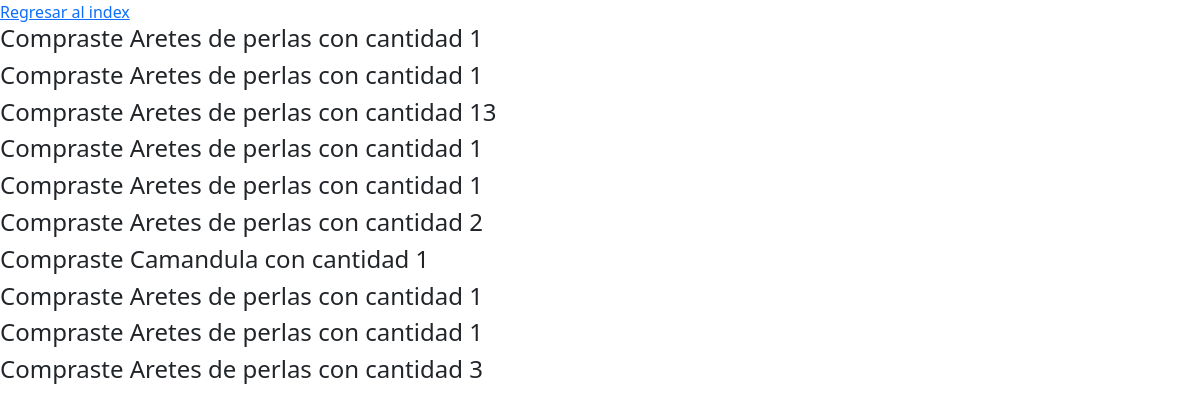
Before: /transaction (signed in) with the older database file.
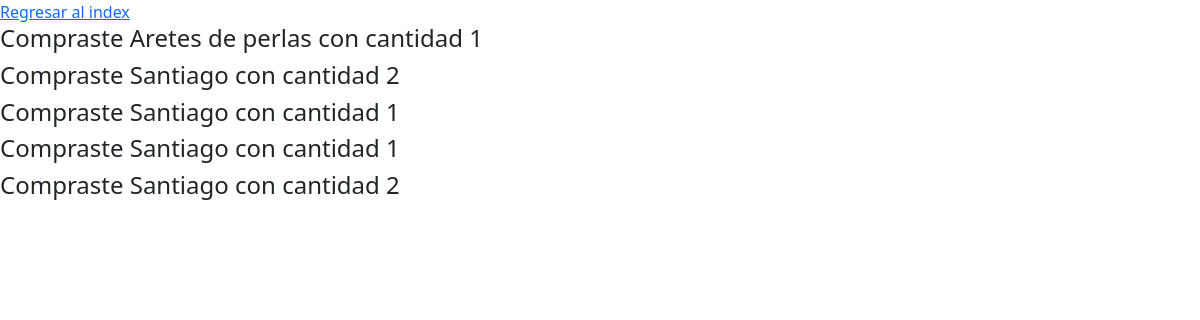
After: the same page with the newer database file.
### tables this page shows
CREATE TABLE Bill (
        Id INTEGER PRIMARY KEY AUTOINCREMENT,
        User TEXT, Item INT, Quantity INT, Reference TEXT, Total REAL,
        FOREIGN KEY(User) REFERENCES User(Name),
        FOREIGN KEY(Item) REFERENCES Item(Id)
        );

CREATE TABLE Item (Id INTEGER PRIMARY KEY AUTOINCREMENT, Name TEXT, Quantity INT, Price REAL, Sold INT, Description TEXT, URL TEXT);

### app.py (the view)
@app.route('/transaction', methods = ['POST', 'GET'])
def transaction():
    if 'user' in session:
        user = session['user']
        data = c.productsBought(user)
        return render_template('transaction.html', data = data)
    return redirect(url_for('index'))

### controller/controller_db.py (called while the page is built)
def productsBought(user):
    conn = sqlite3.connect(DB_PATH)
    cursor = conn.cursor()
    query1 = f"""
    SELECT Name, Bill.Quantity
    FROM Bill JOIN Item ON(Bill.Item = Item.Id)
    ORDER BY Bill.Id DESC LIMIT 10
    """
    lst = list(cursor.execute(query1))
    conn.close()
    return lst

### templates/transaction.html (shortened to what this page needs)
<!DOCTYPE html>
<html>
    <head>
        <link href="https://cdn.jsdelivr.net/npm/bootstrap@5.0.2/dist/css/bootstrap.min.css" rel="stylesheet">
    </head>
    <body>
        <a href = "{{ url_for('index') }}">
            Regresar al index
        </a>
        {% for d in data %}
            <h4>Compraste {{ d[0] }} con cantidad {{ d[1] }}</h4>
        {% endfor %}
    </body>
</html>

Changed rows visible on the page:
removed Bill: Name "Aretes de perlas", Quantity "1"
removed Bill: Name "Aretes de perlas", Quantity "13"
removed Bill: Name "Aretes de perlas", Quantity "1"
removed Bill: Name "Aretes de perlas", Quantity "1"
removed Bill: Name "Aretes de perlas", Quantity "2"
removed Bill: Name "Camandula", Quantity "1"
removed Bill: Name "Aretes de perlas", Quantity "1"
removed Bill: Name "Aretes de perlas", Quantity "1"
removed Bill: Name "Aretes de perlas", Quantity "3"
now on this page (row edited): Bill: Name "Santiago", Quantity "2"
now on this page (row edited): Bill: Name "Santiago", Quantity "1"
now on this page (row edited): Bill: Name "Santiago", Quantity "1"
now on this page (row edited): Bill: Name "Santiago", Quantity "2"
